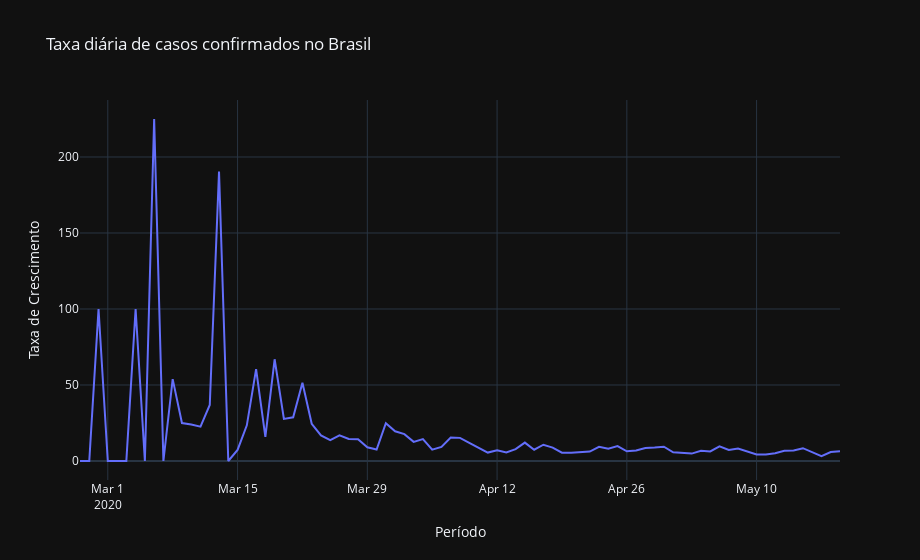

This figure's notebook cell:
### Code cell
fig = px.line(x= pd.date_range(primeiro_dia, brasil.observationdate.max())[1:], y= taxa_dia,
    title='Taxa diária de casos confirmados no Brasil',width=920,
    labels={'y': 'Taxa de Crescimento', 'x': 'Período'}
    )
fig.update_layout(template='plotly_dark')
fig.show()
